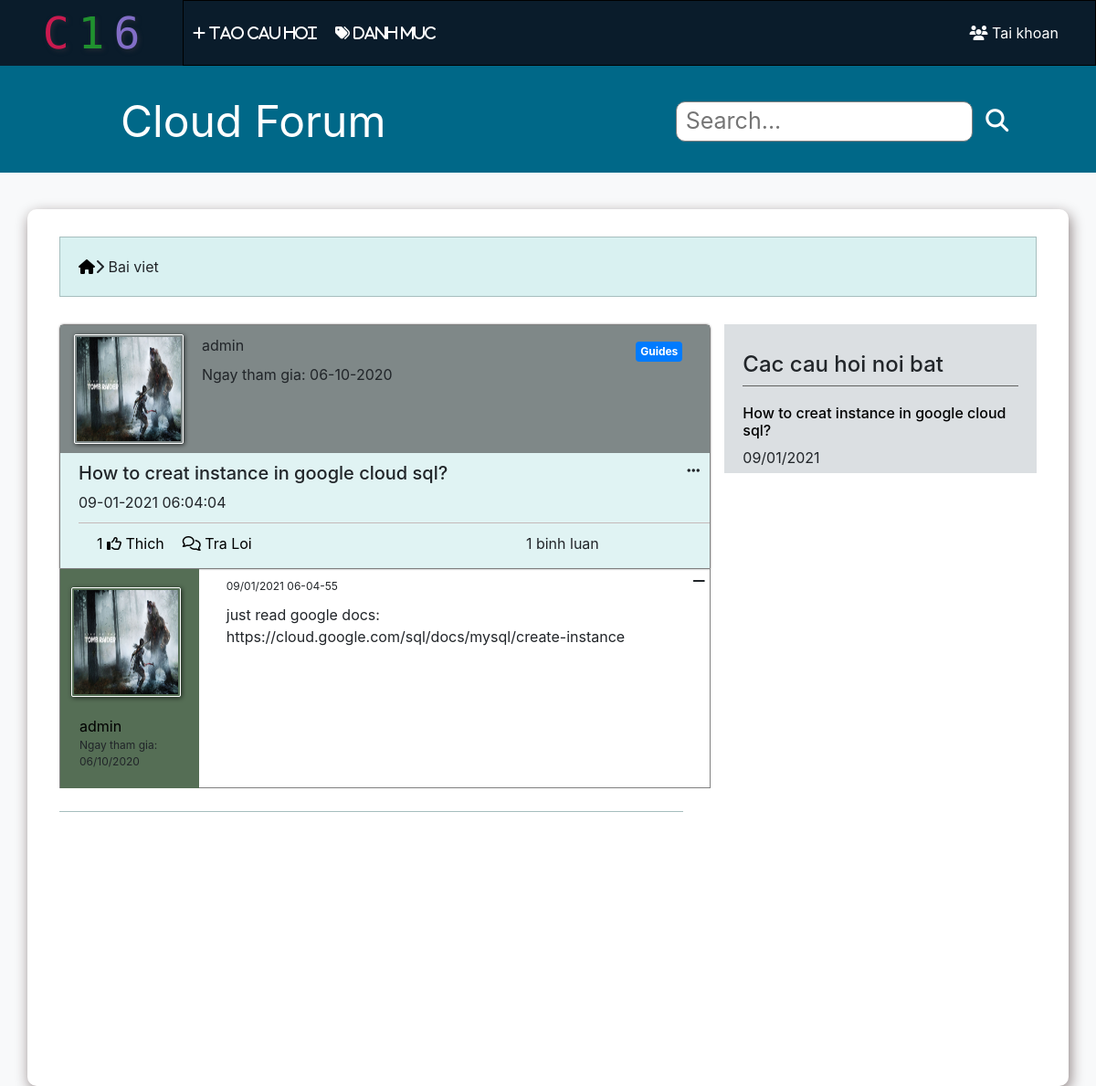
The app's page /forum-article.php?article_id=28 (signed in) with its own data.
### tables this page shows
CREATE TABLE `user_info` (
  `user_id` int(11) DEFAULT NULL,
  `real_name` varchar(55) DEFAULT NULL,
  `birth` date DEFAULT NULL,
  `gender` tinyint(4) DEFAULT NULL,
  `last_online` timestamp NOT NULL DEFAULT CURRENT_TIMESTAMP ON UPDATE CURRENT_TIMESTAMP,
  `img` varchar(300) NOT NULL
);

CREATE TABLE `sub_categoris` (
  `sub_cate_id` int(11) NOT NULL,
  `title` varchar(55) NOT NULL,
  `cate_id` int(11) NOT NULL
);

CREATE TABLE `users` (
  `user_id` int(11) NOT NULL,
  `name` varchar(55) NOT NULL,
  `password` varchar(255) NOT NULL,
  `email` varchar(55) NOT NULL,
  `role` tinyint(4) NOT NULL DEFAULT '0',
  `create_at` timestamp NOT NULL DEFAULT CURRENT_TIMESTAMP
);

CREATE TABLE `articles` (
  `article_id` int(11) NOT NULL,
  `title` varchar(1000) NOT NULL,
  `description` varchar(2000) DEFAULT NULL,
  `body` text,
  `create_at` timestamp NOT NULL DEFAULT CURRENT_TIMESTAMP,
  `sub_cate_id` int(11) NOT NULL,
  `user_id` int(11) NOT NULL,
  `is_publish` tinyint(4) NOT NULL DEFAULT '0',
  `publish_date` timestamp NOT NULL DEFAULT CURRENT_TIMESTAMP,
  `view_count` int(11) NOT NULL DEFAULT '1',
  `id_duyet` int(11) NOT NULL DEFAULT '0'
);

CREATE TABLE `comments` (
  `comment_id` int(11) NOT NULL,
  `content` text,
  `detail` text,
  `user_id` int(11) NOT NULL,
  `article_id` int(11) NOT NULL,
  `create_at` timestamp NOT NULL DEFAULT CURRENT_TIMESTAMP
);

### database/database-function.php (called while the page is built, shortened)
<?php
    require_once('forum-connection.php');
    function simpleQuery($sql, bool $isGet = true, $params = []){
        global $conn;
        $stmt = $conn -> prepare($sql);
        if(count($params) > 0){
            $types = '';
            foreach($params as $v){
                if(is_int($v)){
                    $types = $types.'i';
                }else if(is_double($v)){
                    $types = $types.'d';
                }else{
                    $types = $types.'s';
                }
            }
            $values = array_values($params);
            $stmt -> bind_param($types, ...$values);
        }
        $stmt -> execute();
        if($isGet){
            $record = $stmt -> get_result() -> fetch_all(MYSQLI_ASSOC);
            return $record;
        }else{
            return $stmt;
        }
    }
?>

### forum-article.php (the view, shortened to what this page needs)
<?php
    require("database/database-function.php");
?>
<!DOCTYPE html>
<html lang="en">
<?php
include("forum/head.php");
?>
<body class="bg-light">
    <div class="container-fluid h-main-container">
        <?php
            include("forum/logo.php");
            include("forum/banner.php");
        ?>
        <div class="row h-main-row bg-light" >
            <div class="container h-main-con">
                <?php
                    include("forum/navbar.php");
                ?>
                <div class="row h-secondary-row">
                    <div class="container-fluid h-topics-content-title">
                        <div class="row">
                            <div class="col-sm-8">
                                <div class="container-fluid">
                                    <div class="h-t-c-dis h-ar-t-c-dis">
                                        <div class="row">
                                        <?php
                                            if(isset($_GET['article_id'])){
                                                $sql = "select title, description, body, create_at, sub_cate_id, user_id, view_count from articles where article_id = ? limit 1";
                                                $article = simpleQuery($sql, 1, [$_GET['article_id']]);
                                                $sql = "select img from user_info where user_id = ?";
                                                $info = simpleQuery($sql , 1, [$article[0]['user_id']]);
                                                echo '<div class="col-12 h-ar-post-wrapper">
                                                    <div class="h-ar-post-header">
                                                        <div class="h-ar-post-header1">
                                                            <img src="'.$info[0]['img'].'" alt="" class="h-user-detailed-img">
                                                        </div>
                                                        <div class="h-ar-post-header2">
                                                            <div>
                                                                <a href="forum-sub-category.php?sub_id='.$article[0]['sub_cate_id'].'" class="badge badge-primary h-badge">';
                                                                $sql = "select title from sub_categoris where sub_cate_id = ? limit 1";
                                                                $subCategory = simpleQuery($sql, 1, [$article[0]['sub_cate_id']]);
                                                                echo $subCategory[0]['title'];
                                                                echo '</a>
                                                            </div>';
                                                                $sql = "select name, create_at from users where user_id = ? limit 1";
                                                                $user = simpleQuery($sql, 1, [$article[0]['user_id']]);
                                                                $body = htmlspecialchars_decode($article[0]['body']);
                                                                $createAt = date_create($article[0]['create_at']);
                                                                $createAt = date_format($createAt, 'd-m-Y H:i:s');
                                                                $userDate = date_format(date_create($user[0]['create_at']),'d-m-Y');
                                                            echo '<p>'.$user[0]['name'].'</p>
                                                            <p>Ngay tham gia: '.$userDate.'</p>
                                                        </div>
                                                    </div>
                                                    <div class="h-ar-post-content">';
                                                        if(isset($_SESSION['role'])){
                                                            if($_SESSION['role'] == 1){
                                                                echo ' <div class="h-t-c-options">
                                                                <div class="dropdown">
                                                                    <i class="fas fa-ellipsis-h" id="dropdownArticleOption" data-toggle="dropdown" aria-haspopup="true" aria-expanded="false"></i>
                                                                    <div class="dropdown-menu" aria-labelledby="dropdownArticleOption">
                                                                        <a class="dropdown-item" href="#" onclick="adDeleteArticle('.$_GET['article_id'].')">Xoa cau hoi</a>
                                                                    </div>
                                                                </div>
                                                            </div>';
                                                            }
                                                        }
                                                        echo '<h5>'.$article[0]['title'].'</h5>
                                                        <p>'.$createAt.'</p>
                                                        <div>'.$article[0]['description'].'</div>
                                                        <div class="h-article-body">'.$body.'</div>
                                                        <div>
                                                            <div>';
                                                                $sql = "select user_id from like_action where article_id = ?";
                                                                $like = simpleQuery($sql, 1, [$_GET['article_id']]);
                                                                if(isset($_SESSION['username'])){
                                                                    $sql = "select count(user_id) as sl from like_action where article_id = ? and user_id = ?";
                                                                    $isLike = simpleQuery($sql, 1, [$_GET['article_id'],$_SESSION['user_id']]);
                                                                    echo '<a href="#" class="h-a" onclick="return onLikeClick(this,'.$_GET['article_id'].','.$_SESSION['user_id'].')"><span>';
                                                                }else{
                                                                    echo '<a href="#" class="h-a" onclick="return false" role="button" data-toggle="modal" data-target="#replyModal"><span>';
                                                                }
                                                                if(count($like) != 0){
                                                                    echo count($like);
                                                                }
                                                                if(isset($_SESSION['username'])){
                                                                    if($isLike[0]['sl'] == 0){
                                                                        echo '</span> <i class="far fa-thumbs-up"></i>
                                                                    Thich</a>';
                                                                    }else{
                                                                        echo '</span> <i class="fa-thumbs-up on fas"></i>
                                                                Thich</a>';
                                                                    }
                                                                }else{
                                                                    echo '</span> <i class="far fa-thumbs-up"></i>
                                                                Thich</a>';
                                                                }
                                                                if(isset($_SESSION['user_id'])){
                                                                    echo '<span role="button" style="margin-left: 20px" data-toggle="modal" data-target="#forumSearchModal" class="h-a"><i class="far fa-comments"></i> Tra Loi</span>';
                                                                }else{
                                                                    echo '<span role="button" style="margin-left: 20px" data-toggle="modal" data-target="#replyModal" class="h-a"><i class="far fa-comments"></i> Tra Loi</span>';
                                                                }
                                                            echo '</div>
                                                            <div>';
                                                            $sql = "select count(user_id) as sl from comments where article_id = ?";
                                                            $comment = simpleQuery($sql, 1, [$_GET['article_id']]);
                                                            echo $comment[0]['sl'].' binh luan';
                                                            echo '</div>
                                                        </div>
                                                    </div>
                                                </div>';
                                            }
                                        ?>
                                        </div>
                                        <div class="row h-row-comment">
                                        <?php
                                            if(isset($_GET['article_id'])){
                                                $sql = "select content, detail, user_id, create_at,comment_id from comments where article_id = ?";
                                                $record = simpleQuery($sql, 1, [$_GET['article_id']]);
                                                foreach($record as $v){
                                                    $sql = "select name, create_at from users where user_id = ?";
                                                    $user = simpleQuery($sql, 1, [$v['user_id']]);
                                                    $userDate = date_format(date_create($user[0]['create_at']),'d/m/Y');
                                                    $comDate = date_format(date_create($v['create_at']),'d/m/Y H-i-s');
                                                    $sql = "select img from user_info where user_id = ?";
                                                    $info = simpleQuery($sql, 1, [$v['user_id']]);
                                                    echo '<div class="col-12 h-ar-post-comment">
                                                    <div class="h-ar-post-c-header">
                                                        <div class="h-ar-post-c-header1">
                                                            <img src="'.$info[0]['img'].'" alt="" class="h-user-detailed-img">
                                                        </div>
                                                        <div class="h-ar-post-c-header2">
                                                            <p class="h-ar-p-c-username"><a href="forum-information.php?user_id='.$v['user_id'].'" class="h-a">'.$user[0]['name'].'</a></p>
                                                            <p class="h-ar-p-c-date">Ngay tham gia: '.$userDate.'</p>
                                                        </div>
                                                    </div>
                                                    <div class="h-ar-post-c-content">';
                                                        if(isset($_SESSION['role'])){
                                                            if($_SESSION['role'] == 1){
                                                                echo '<i class="fas fa-minus h-delete-comment" onclick="adDeleteComment('.$v['comment_id'].',true,'.$_GET['article_id'].')"></i>';
                                                            }
                                                        }
                                                        echo '<p class="h-ar-p-c-date h-ar-p-c-datetime">'.$comDate.'</p>
                                                        <div>'.$v['content'].'</div>';
                                                    echo '</div>
                                                </div>';
                                                }
                                            }
                                        ?>
                                        </div>
                                        <div class="row h-t-c-c">
                                        </div>
                                    </div>
                                </div>
                            </div>
                            <div class="col-sm">
                                <div class="h-side-bar">
                                    <?php
                                    include("forum/most-asked.php");
                                    ?>
                                </div>
                            </div>
                        </div>
                    </div>
                </div>
            </div>
        </div>
    </div>
</body>
</html>

### records on screen
user_info: img (picture)
sub_categoris: title "Guides"
users: name "admin", create_at "06-10-2020"
articles: title "How to creat instance in google cloud sql?", create_at "09-01-2021 06:04:04"
comments: user_info.img (picture), user.name "admin", user.create_at "06/10/2020", create_at "09/01/2021 06-04-55", content "just read google docs: https://cloud.google.com/sql/docs/mysql/create-instance"

### other values on screen
count($like) "1"
$comment[0]['sl'] "1"
$v['title'] "How to creat instance in google cloud sql?"
$articleDate "09/01/2021"
